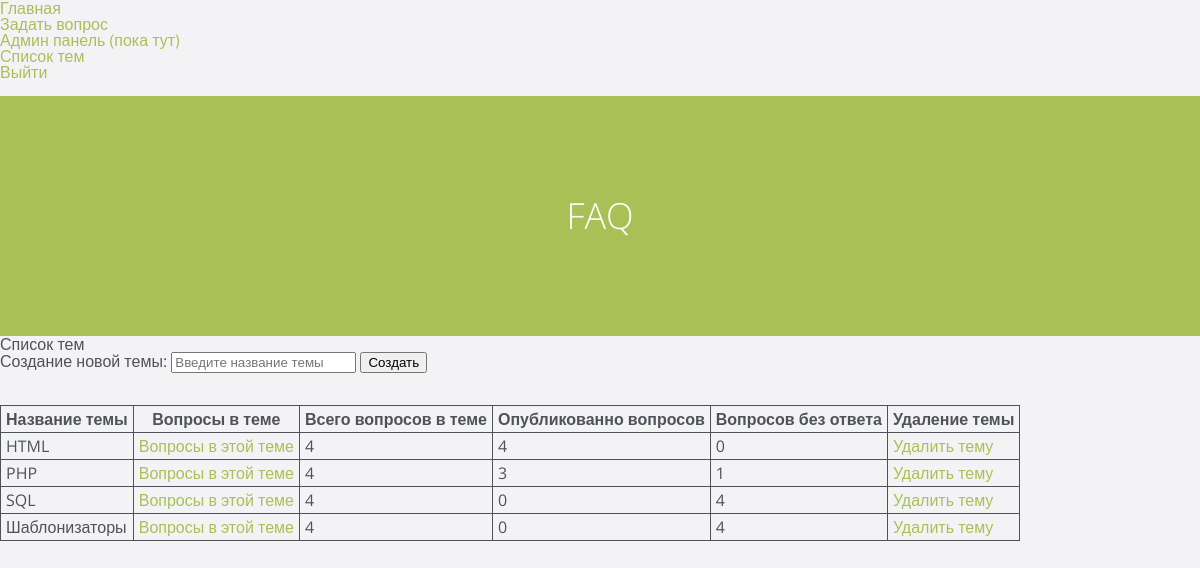
The page /index.php?r=theme/index (signed in) on the database its author committed.
### tables this page shows
CREATE TABLE `themes` (
  `id` int(11) NOT NULL,
  `name` text NOT NULL,
  `questions_all` int(11) NOT NULL DEFAULT '0',
  `questions_published` int(11) NOT NULL DEFAULT '0',
  `questions_unanswerd` int(11) NOT NULL DEFAULT '0'
);

### lib/View.php (called while the page is built, shortened)
<?php
class View
{
    public static function renderFile($fileName, array $data = [],  $return = false)
    {
        extract($data);
        require $fileName;
        $result = ob_get_clean();
        if ($return) {
            return $result;
        }
    }
}

### lib/Controller.php (called while the page is built, shortened)
<?php
class Controller {
    protected function render($view, array $data = [])
    {
        extract($data);
        $viewPath = App::getRoot() . 'views/' . $view . '.php';
        $content = View::renderFile($viewPath, $data, true);
    }
}

### controllers/ThemeController.php (called while the page is built, shortened)
<?php
class ThemeController extends Controller
{
    public function indexAction()
    {
        $themeModel = new Themes();
        $themes = $themeModel->select();
        $this->render('theme/index', ['themes' => $themes, 'model' => $themeModel]);
    }
}

### web/index.php (called while the page is built, shortened)
<?php
require_once __DIR__ . '/../lib/App.php';
$r = !empty($_GET['r']) ? $_GET['r'] : 'site/index';
$arr = explode('/', $r);
$actionName = $arr[1];
$controller = new $c();
$a = $actionName . 'Action';
$controller->$a();

### lib/App.php (called while the page is built, shortened)
<?php
class App
{
    private static $config;
    private static $db;
    public static function getRoot()
    {
        return __DIR__ . '/../';
    }
    public static function getConfig()
    {
        if (self::$config === null) {
            self::$config = require(self::getRoot() . 'configs/main.php');
        }
        return self::$config;
    }
    public static function getDb()
    {
        $config = self::getConfig();
        if (self::$db === null) {
            self::$db = new DataBase($config['db']['dsn'], $config['db']['username'], $config['db']['password']);
        }
        return self::$db;
    }
    public static function registerAutoload($class)
    {
        if (strpos($class, '\\') !== false) {
            $path = str_replace('\\', DIRECTORY_SEPARATOR, $class);
        }
    }
    public static function createUrl($route = null, array $params = [])
    {
        $url = 'index.php';
        if (!empty($route)) {
            $params = array_merge(['r' => $route], $params);
        }
        if (!empty($params)) {
            $strParams = http_build_query($params);
            $url .= '?' . $strParams;
        }
        return $url;
    }
}

### configs/main.php (called while the page is built)
<?php
return [
    'db' => [
        'dsn' => 'mysql:host=localhost;dbname=faq;charset=utf8',
        'username' => 'root',
        'password' => '',
    ],
];

### models/Themes.php (called while the page is built, shortened)
<?php
class Themes extends Model
{
    public function getTableName()
    {
        return 'themes';
    }
    public function getAllQuestionsCount($themeId)
    {
        return App::getDb()->count('questions', ['theme_id' => $themeId]);
    }
    public function getPublishedQuestionsCount($themeId)
    {
        return App::getDb()->count('questions', ['status' => 'Опубликовано', 'theme_id' => $themeId]);
    }
    public function getNoAnswerQuestionsCount($themeId) {
        return App::getDb()->count('questions', ['theme_id' => $themeId, 'answer' => null]);
    }
}

### lib/database/DataBase.php (called while the page is built, shortened)
<?php
class DataBase
{
    private $db;
    function __construct($dsn, $user, $pass)
    {
        try {
            $this->db = new PDO($dsn, $user, $pass);
        } catch (PDOException $e) {
            die('Database error: ' . $e->getMessage() . '<br/>');
        }
    }
    public function select($table, array $where = [])
    {
        $sql = "SELECT * FROM $table";
        $conditionParams = [];
        $sth = $this->db->prepare($sql);
        $sth->execute($conditionParams);
        return $sth->fetchAll(PDO::FETCH_ASSOC);
    }
    public function count($table, array $where = [])
    {
        $sql = "SELECT COUNT(*) AS `count` FROM $table";
        $conditionParams = [];
        if (!empty($where)) {
            $conditions = [];
            foreach ($where as $key => $value) {
                if (is_null($value)) {
                    $conditions[] = "(`$key` IS NULL OR  `$key` = '')";
                } else {
                    $conditionParams[":$key"] = $value;
                    $conditions[] = "`$key` = :$key";
                }
            }
            $sqlCondition = implode(' AND ', $conditions);
            $sql .= " WHERE $sqlCondition";
        }
        $sth = $this->db->prepare($sql);
        $sth->execute($conditionParams);
        $result = $sth->fetch(PDO::FETCH_ASSOC);
        return $result['count'];
    }
}

### models/Model.php (called while the page is built, shortened)
<?php
abstract class Model
{
    public function select(array $condition = [])
    {
        return App::getDb()->select($this->getTableName(), $condition);
    }
}

### views/theme/index.php (the view, shortened to what this page needs)
<h1>Список тем</h1>
<form action="<?= App::createUrl('theme/insertTheme') ?>" method="POST">
    <label>Создание новой темы:</label>
    <input type='text' name="Data[name]" placeholder="Введите название темы"/>
    <button type="submit">Создать</button>
</form><br />
<br />
<table class="table-bordered">
    <tr>
        <th>Название темы</th>
        <th>Вопросы в теме</th>
        <th>Всего вопросов в теме</th>
        <th>Опубликованно вопросов</th>
        <th>Вопросов без ответа</th>
        <th>Удаление темы</th>
    </tr>
    <? foreach ($themes as $value) { ?>
        <tr>
            <td><? echo $value['name']; ?></td>
            <td><a href="<?= App::createUrl('question/theme', ['id' => $value['id']]) ?>">Вопросы в этой теме</a></td>
            <td><?= $model->getAllQuestionsCount($value['id']); ?></td>
            <td><?= $model->getPublishedQuestionsCount($value['id']); ?></td>
            <td><?= $model->getNoAnswerQuestionsCount($value['id']); ?></td>
            <td><a href="<?= App::createUrl('theme/delete', ['id' => $value['id']]) ?>">Удалить тему</a></td>
        </tr>
    <? } ?>
</table>

### web/assets/css/style.css (style rules this page uses)
*, *::after, *::before { -webkit-box-sizing: border-box; -moz-box-sizing: border-box; box-sizing: border-box; }
*::after, *::before { content: ''; }
body { font-size: 100%; font-family: "Open Sans", sans-serif; color: #4e5359; background-color: #f3f3f5; }
body::after { position: fixed; top: 0; left: 0; width: 100%; height: 100%; background-color: rgba(78, 83, 89, 0.8); visibility: hidden; opacity: 0; -webkit-transition: opacity .3s 0s, visibility 0s .3s; -moz-transition: opacity .3s 0s, visibility 0s .3s; transition: opacity .3s 0s, visibility 0s .3s; }
@media only screen and (min-width: 768px) { body::after { display: none; } }
a { color: #a9c056; text-decoration: none; }
.table-bordered td, .table-bordered th { border: 1px solid; padding: 5px; }
.table-bordered th { font-weight: bold; }

### rows shown on the page
themes: name "HTML", AllQuestionsCount "4", PublishedQuestionsCount "4", NoAnswerQuestionsCount "0"
themes: name "PHP", AllQuestionsCount "4", PublishedQuestionsCount "3", NoAnswerQuestionsCount "1"
themes: name "SQL", AllQuestionsCount "4", PublishedQuestionsCount "0", NoAnswerQuestionsCount "4"
themes: name "Шаблонизаторы", AllQuestionsCount "4", PublishedQuestionsCount "0", NoAnswerQuestionsCount "4"
